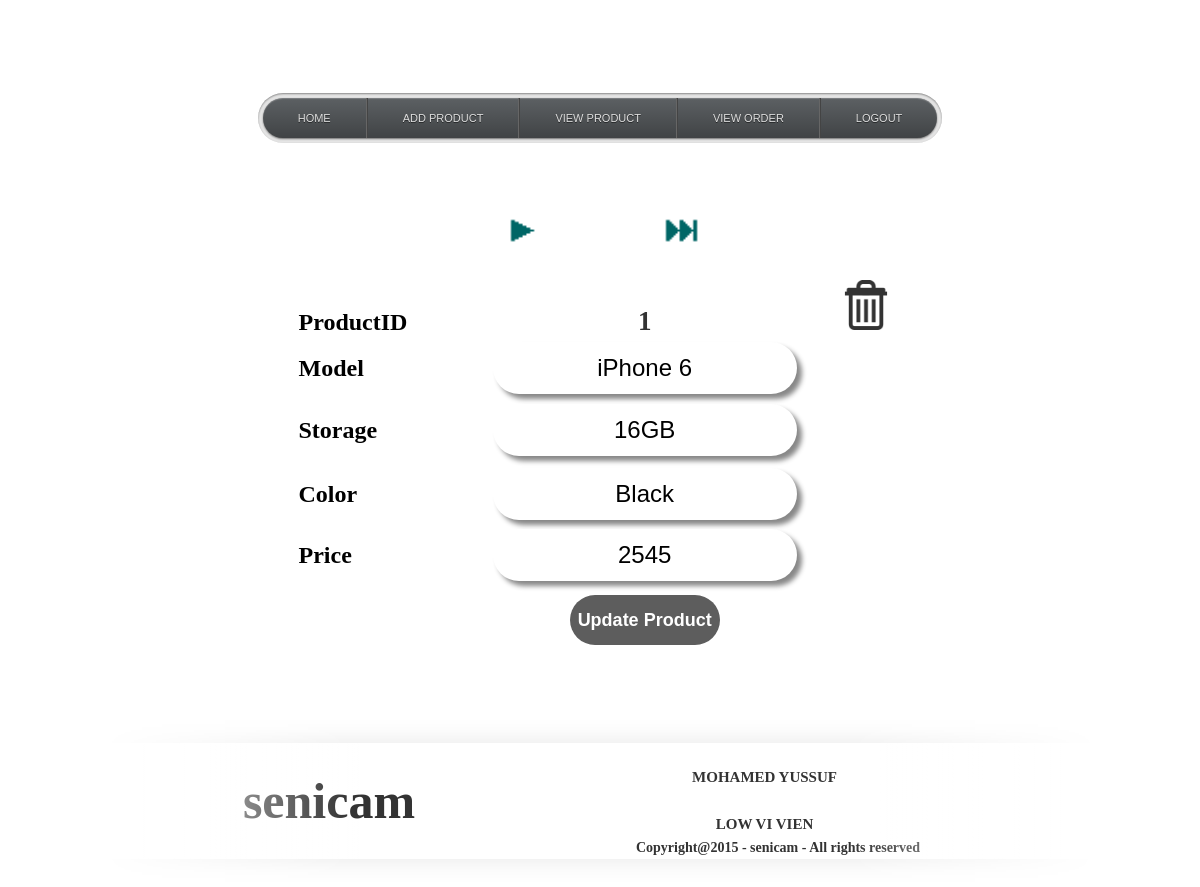
Screenshot of /admin_productview.php with the database file from the repository.
### tables this page shows
CREATE TABLE IF NOT EXISTS `product` (
`ProductID` int(11) NOT NULL,
  `Model_Name` varchar(50) NOT NULL,
  `Storage` varchar(20) NOT NULL,
  `Color` varchar(30) NOT NULL,
  `Price_Selling` double NOT NULL
);

### admin_productview.php (the view, shortened to what this page needs)
<?php require_once('../Connections/applestore.php'); ?>
<?php
$logoutAction = $_SERVER['PHP_SELF']."?doLogout=true";
?>
<?php
$currentPage = $_SERVER["PHP_SELF"];
$editFormAction = $_SERVER['PHP_SELF'];
if (isset($_SERVER['QUERY_STRING'])) {
  $editFormAction .= "?" . htmlentities($_SERVER['QUERY_STRING']);
}
$maxRows_Recordset1 = 1;
$pageNum_Recordset1 = 0;
$startRow_Recordset1 = $pageNum_Recordset1 * $maxRows_Recordset1;
$query_Recordset1 = "SELECT * FROM product";
$query_limit_Recordset1 = sprintf("%s LIMIT %d, %d", $query_Recordset1, $startRow_Recordset1, $maxRows_Recordset1);
$Recordset1 = mysql_query($query_limit_Recordset1, $applestore) or die(mysql_error());
$row_Recordset1 = mysql_fetch_assoc($Recordset1);
if (isset($_GET['totalRows_Recordset1'])) {
  $totalRows_Recordset1 = $_GET['totalRows_Recordset1'];
} else {
  $all_Recordset1 = mysql_query($query_Recordset1);
  $totalRows_Recordset1 = mysql_num_rows($all_Recordset1);
}
$totalPages_Recordset1 = ceil($totalRows_Recordset1/$maxRows_Recordset1)-1;
$queryString_Recordset1 = "";
$queryString_Recordset1 = sprintf("&totalRows_Recordset1=%d%s", $totalRows_Recordset1, $queryString_Recordset1);
?>
<!DOCTYPE html PUBLIC "-//W3C//DTD XHTML 1.0 Transitional//EN" "http://www.w3.org/TR/xhtml1/DTD/xhtml1-transitional.dtd">
<html xmlns="http://www.w3.org/1999/xhtml">
<head>
<link href="admin.css" rel="stylesheet" type="text/css" />
</head>
<body>
<div id="container">
	<ul>
		<li><a href="admin_homepage.php">Home</a></li>
		<li><a href="admin_productadd.php">Add Product</a></li>
		<li><a href="admin_productview.php">View Product</a></li>
        <li><a href="admin_orderview.php">View Order</a></li>
        <li><a href="<?php echo $logoutAction ?>">Logout</a></li>
	</ul>
</div>
<div id="body"><form action="<?php echo $editFormAction; ?>" method="post" name="form1" id="form1">
  <div align="center">
    <table width="345" height="54" border="0">
      <tr>
        <td></td>
        <td></td>
        <td><div align="center">
          <?php if ($pageNum_Recordset1 < $totalPages_Recordset1) {  ?>
            <a href="<?php printf("%s?pageNum_Recordset1=%d%s", $currentPage, min($totalPages_Recordset1, $pageNum_Recordset1 + 1), $queryString_Recordset1); ?>"><img src="Next.gif" width="27" height="25" /></a>
            <?php }  ?>
          </div></td>
        <td><div align="center">
          <?php if ($pageNum_Recordset1 < $totalPages_Recordset1) {  ?>
            <a href="<?php printf("%s?pageNum_Recordset1=%d%s", $currentPage, $totalPages_Recordset1, $queryString_Recordset1); ?>"><img src="Last.gif" width="35" height="25" /></a>
            <?php }  ?>
          </div></td>
        </tr>
    </table>
    <table width="609" height="366" align="center">
      <tr valign="baseline">
        <td width="159" height="58" align="right" nowrap="nowrap" class="checkout_titleorder">ProductID</td>
        <td width="364" class="ordertitle"><div align="center"><?php echo $row_Recordset1['ProductID']; ?></div></td>
        <td width="70" class="ordertitle"><div align="center"><a href="admin_productdelete.php?ProductID=<?php echo $row_Recordset1['ProductID']; ?>"><img src="Model/delete.png" width="50" height="50" /></a></div></td>
        </tr>
      <tr valign="baseline">
        <td height="58" align="right" nowrap="nowrap" class="checkout_titleorder">Model</td>
        <td><div align="center">
          <input name="Model_Name" type="text" class="textfield_Login" value="<?php echo htmlentities($row_Recordset1['Model_Name'], ENT_COMPAT, 'utf-8'); ?>" size="32" />
          </div></td>
        <td>&nbsp;</td>
        </tr>
      <tr valign="baseline">
        <td height="60" align="right" nowrap="nowrap" class="checkout_titleorder">Storage</td>
        <td><div align="center">
          <input name="Storage" type="text" class="textfield_Login" value="<?php echo htmlentities($row_Recordset1['Storage'], ENT_COMPAT, 'utf-8'); ?>" size="32" />
          </div></td>
        <td>&nbsp;</td>
        </tr>
      <tr valign="baseline">
        <td height="57" align="right" nowrap="nowrap" class="checkout_titleorder">Color</td>
        <td><div align="center">
          <input name="Color" type="text" class="textfield_Login" value="<?php echo htmlentities($row_Recordset1['Color'], ENT_COMPAT, 'utf-8'); ?>" size="32" />
          </div></td>
        <td>&nbsp;</td>
        </tr>
      <tr valign="baseline">
        <td height="62" align="right" nowrap="nowrap" class="checkout_titleorder">Price</td>
        <td><div align="center">
          <input name="Price_Selling" type="text" class="textfield_Login" value="<?php echo htmlentities($row_Recordset1['Price_Selling'], ENT_COMPAT, 'utf-8'); ?>" size="32" />
          </div></td>
        <td>&nbsp;</td>
        </tr>
      <tr valign="baseline">
        <td align="right" nowrap="nowrap" class="checkout_titleorder">&nbsp;</td>
        <td><div align="center">
          <input type="submit" class="button_function" value="Update Product" />
          </div></td>
        <td>&nbsp;</td>
        </tr>
    </table>
  </div>
        </form></div>
<div id="footer"><ul>
    <li>
    <div align="center">
      <table width="900" border="0">
        <tr>
          <td colspan="2" rowspan="3"><div align="center" class="footerstyle">senicam</div></td>
          <td width="591" class="footerfontname"><div align="center">MOHAMED YUSSUF      </div></td>
          <td width="2"><p>&nbsp;</p></td>
          <td width="2"><p>&nbsp;</p></td>
          <td width="2"><p>&nbsp;</p></td>
        </tr>
        <tr>
          <td class="footerfontname"><div align="center">LOW VI VIEN</div></td>
          <td>&nbsp;</td>
          <td>&nbsp;</td>
          <td>&nbsp;</td>
        </tr>
        <tr>
          <td colspan="4"><div align="center"><span class="stylelightfooter">Copyright@2015 - senicam - All rights reserved</span></div></td>
        </tr>
      </table>
    </div>
    </li>
  </ul></div>
</body>
</html>

### admin.css (style rules this page uses)
#body { margin: auto; width: 1000px; height: auto; }
#footer { margin: auto; width: 1000px; height: 115px; }
body { text-align: center; background:url("http://www.galaxiastudio.com/wp-content/uploads/2014/03/2252.jpg")#FF9000; }
#container { display: inline-block; padding: 5px; margin: 60px; background: rgba(0,0,0,0.1); position: relative; -webkit-border-radius: 100px; -moz-border-radius: 100px; border-radius: 100px; -webkit-box-shadow: inset 0px 1px 2px 0px rgba(0,0,0,0.4), 0px 1px 1px 0px rgba(255,255,255,.1); -moz-box-shadow: inset 0px 1px 2px 0px rgba(0,0,0,0.4), 0px 1px 1px 0px rgba(255,255,255,.1); box-shadow: inset 0px 1px 2px 0px rgba(0,0,0,0.4), 0px 1px 1px 0px rgba(255,255,255,.1); -webkit-transition: all .2s ease; -moz-transition: all .2s ease; -ms-transition: all .2s ease; -o-transition: all .2s ease; transition: all .2s ease; }
#container ul { padding: 0; height: 40px; margin: 0; list-style: none; overflow: hidden; -webkit-box-shadow: inset 0px 1px 1px 0px rgba(255,255,255,.2), 0px 1px 2px 0px rgba(0,0,0,0.5); -moz-box-shadow: inset 0px 1px 1px 0px rgba(255,255,255,.2), 0px 1px 2px 0px rgba(0,0,0,0.5); box-shadow: inset 0px 1px 1px 0px rgba(255,255,255,.2), 0px 1px 2px 0px rgba(0,0,0,0.5); background: #5c6063; background-image: -moz-linear-gradient(top, rgba(0,0,0,0) 0%, rgba(0,0,0,0.3) 100%); background-image: -webkit-gradient(linear, left top, left bottom, color-stop(0%,rgba(0,0,0,0)), color-stop(100%,rgba(0,0,0,0.3))); background-image: -webkit-linear-gradient(top, rgba(0,0,0,0) 0%,rgba(0,0,0,0.3) 100%); background-image: -o-linear-gradient(top, rgba(0,0,0,0) 0%,rgba(0,0,0,0.3) 100%); background-image: -ms-linear-gradient(top, rgba(0,0,0,0) 0%,rgba(0,0,0,0.3) 100%); background-image: linear-gradient(top, rgba(0,0,0,0) 0%,rgba(0,0,0,0.3) 100%); filter: progid:DXImageTransform.Microsoft.gradient( startColorstr='#00000000', endColorstr='#4d000000',GradientType=0 ); -webkit-border-radius: 100px; -moz-border-radius: 100px; border-radius: 100px; }
#container ul li { background: rgba(255,255,255,0.0); float: left; text-align: center; border-right: 1px solid #666; border-left: 1px solid #444; -webkit-box-sizing: border-box; -moz-box-sizing: border-box; box-sizing: border-box; -webkit-transition: all .2s ease; -moz-transition: all .2s ease; -ms-transition: all .2s ease; -o-transition: all .2s ease; transition: all .2s ease; }
#container ul li:first-child { border-left: none; -webkit-border-radius: 100px 0 0 100px; -moz-border-radius: 100px 0 0 100px; border-radius: 100px 0 0 100px; }
#container ul li:last-child { border-right: none; -webkit-border-radius: 0 100px 100px 0; -moz-border-radius: 0 100px 100px 0; border-radius: 0 100px 100px 0; }
#container ul li a { text-decoration: none; font: 11px/41px Arial, sans-serif; color: #ddd; text-transform: uppercase; text-shadow: 0px 1px rgba(0,0,0,0.5); padding: 35px; }
body { text-align: center; padding: 25px; }

### admin_productview.php (style rules this page uses)
body { background-color: #FFFFFF; }

### rows the page displays
product: ProductID "1", Model_Name "iPhone 6", Storage "16GB", Color "Black", Price_Selling "2545"
